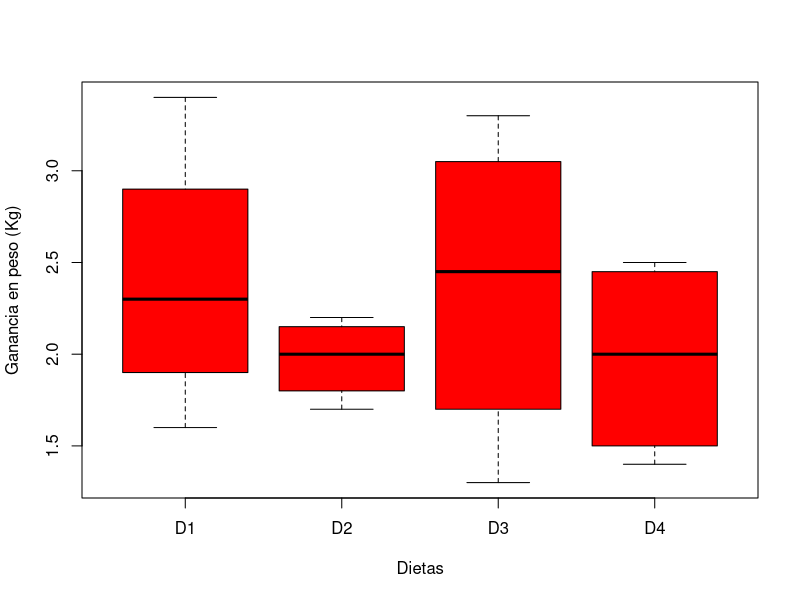

This chart was generated by the following R code:
# Bruno Rafael Infante Enriquez
# 2133646
# 20/05/2024

# Experimento ganancia en peso (GP) basado en diferentes
# Niveles de factor: 4 dietas (D1, D1, D3, D4)

D1 <- c(2.4, 2.2, 3.4, 1.6)
D2 <- c(2.2, 1.9, 1.7, 2.1)
D3 <- c(3.3, 1.3, 2.8, 2.1)
D4 <- c(1.6, 2.5, 1.4, 2.4)

D1[1]
D2[2]

## Para peso bajo sumar la ganancia en peso
sum(D1[1]+D2[1]+D3[1]+D4[1])
sum(D1[2]+D2[2]+D3[2]+D4[2])
sum(D1[3]+D2[3]+D3[3]+D4[3])
sum(D1[4]+D2[4]+D3[4]+D4[4])

## Suamtoria de las dietas independientes de grupo
sum(D1); sum(D2); sum(D3); sum(D4)

# Ganancia en peso, Tratamientos y Bloques
GP <- c(D1,D2,D3,D4)
Trat <- gl(4,4,16, labels = c("D1","D2","D3","D4"))
Bloq <- gl(4,4,16, labels = c("Bajo","Normal","SP", "OB"))

Dietas <- data.frame(Trat,Bloq,GP)
head(Dietas)

boxplot(Dietas$GP~Dietas$Trat, col = "red", xlab = "Dietas",
        ylab = "Ganancia en peso (Kg)")

tapply(Dietas$GP, Dietas$Trat, var)

fligner.test(Dietas$GP, Dietas$Trat)
bartlett.test(Dietas$GP, Dietas$Trat)

diet.aov <- aov(Dietas$GP~Dietas$Trat)
summary(diet.aov)

Di2.aov <- aov(Dietas$GP ~ Dietas$Trat + Dietas$Bloq)
summary(Di2.aov)


